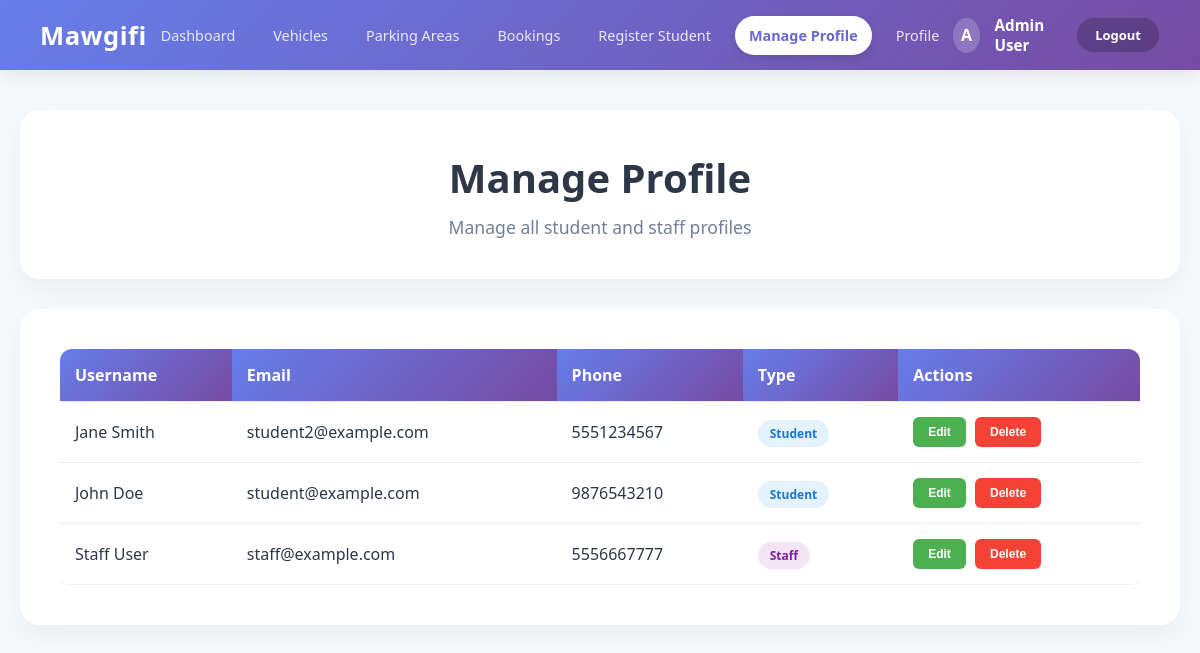
Screenshot of /Moudel1/Admin.php?view=manage (signed in) with the database file from the repository.
### tables this page shows
CREATE TABLE `User` (
    user_id INT AUTO_INCREMENT PRIMARY KEY,
    UserName VARCHAR(100) NOT NULL,
    Email VARCHAR(150) NOT NULL,
    PhoneNumber VARCHAR(20),
    UserType ENUM('admin', 'user', 'staff') DEFAULT 'user',
    created_at TIMESTAMP DEFAULT CURRENT_TIMESTAMP,
    updated_at TIMESTAMP DEFAULT CURRENT_TIMESTAMP ON UPDATE CURRENT_TIMESTAMP,
    password VARCHAR(255) NOT NULL,
    Address TEXT
);

### Moudel1/Admin.php (the view, shortened to what this page needs)
<?php
$username = $_SESSION['username'] ?? 'Admin';
$current_view = isset($_GET['view']) ? $_GET['view'] : 'dashboard';
$conn = getDBConnection();
$stmt = $conn->prepare("SELECT COUNT(*) as count FROM User WHERE UserType = 'user'");
$stmt->execute();
$result = $stmt->get_result();
$row = $result->fetch_assoc();
$total_students = $row['count'];
$stmt = $conn->prepare("SELECT COUNT(*) as count FROM User WHERE UserType = 'staff'");
$stmt->execute();
$result = $stmt->get_result();
$row = $result->fetch_assoc();
$total_staff = $row['count'];
$stmt = $conn->prepare("SELECT COUNT(*) as count FROM Vehicle");
$stmt->execute();
$result = $stmt->get_result();
$row = $result->fetch_assoc();
$total_vehicles = $row['count'];
$all_users = [];
if ($current_view === 'manage') {
    $stmt = $conn->prepare("SELECT user_id, UserName, Email, PhoneNumber, UserType FROM User WHERE UserType != 'admin' ORDER BY UserType, UserName");
    $stmt->execute();
    $result = $stmt->get_result();
    while ($row = $result->fetch_assoc()) {
        $all_users[] = $row;
    }
}
?>
<!DOCTYPE html>
<html lang="en">
<head>
    <link rel="stylesheet" href="Admin.css">
</head>
<body>
    <nav class="navbar">
        <div class="brand">Mawgifi</div>
        <div class="nav-links">
            <a href="Admin.php?view=dashboard" <?php echo $current_view === 'dashboard' ? 'class="active"' : ''; ?>>Dashboard</a>
            <a href="../modules/membership/index.php">Vehicles</a>
            <a href="../modules/parking/index.php">Parking Areas</a>
            <a href="../modules/booking/index.php">Bookings</a>
            <a href="Admin.php?view=register" <?php echo $current_view === 'register' ? 'class="active"' : ''; ?>>Register Student</a>
            <a href="Admin.php?view=manage" <?php echo $current_view === 'manage' ? 'class="active"' : ''; ?>>Manage Profile</a>
            <a href="Admin.php?view=profile" <?php echo $current_view === 'profile' ? 'class="active"' : ''; ?>>Profile</a>
        </div>
        <div class="user-profile">
            <div class="avatar-circle"><?php echo strtoupper(substr($username, 0, 1)); ?></div>
            <span class="user-name"><?php echo htmlspecialchars($username); ?></span>
            <a href="../logout.php" class="logout-btn">Logout</a>
        </div>
    </nav>
    <div class="container">
        <?php if ($current_view === 'dashboard'): ?>
        <div class="dashboard-welcome">
            <h2>Welcome Back, <?php echo htmlspecialchars($username); ?>!</h2>
            <p>Manage the Mawgifi parking system</p>
        </div>
        <div class="modules-grid">
            <a href="../modules/membership/index.php" class="module-card m1">
                <div class="module-icon">🚗</div>
                <h3>Vehicles</h3>
                <p>Manage user memberships, profiles, and vehicle registrations.</p>
            </a>
            <a href="../modules/parking/index.php" class="module-card m2">
                <div class="module-icon">🅿️</div>
                <h3>Parking Areas</h3>
                <p>Manage parking areas, spaces, and monitor availability status.</p>
            </a>
            <a href="../modules/booking/index.php" class="module-card m3">
                <div class="module-icon">📋</div>
                <h3>Bookings</h3>
                <p>Oversee parking bookings and manage QR code access systems.</p>
            </a>
        </div>
        <div class="stats-section">
            <div class="stat-card">
                <div class="stat-number"><?php echo $total_students; ?></div>
                <div class="stat-label">Total Students</div>
            </div>
            <div class="stat-card">
                <div class="stat-number"><?php echo $total_staff; ?></div>
                <div class="stat-label">Total Staff</div>
            </div>
            <div class="stat-card">
                <div class="stat-number"><?php echo $total_vehicles; ?></div>
                <div class="stat-label">Total Vehicles</div>
            </div>
        </div>
        <?php elseif ($current_view === 'manage'): ?>
        <div class="module-header">
            <h1>Manage Profile</h1>
            <p>Manage all student and staff profiles</p>
        </div>
        <div class="content-area">
            <div class="table-container">
                <table class="data-table">
                    <thead>
                        <tr>
                            <th>Username</th>
                            <th>Email</th>
                            <th>Phone</th>
                            <th>Type</th>
                            <th>Actions</th>
                        </tr>
                    </thead>
                    <tbody>
                        <?php if (empty($all_users)): ?>
                            <tr><td colspan="5" style="text-align: center;">No users found</td></tr>
                        <?php else: ?>
                            <?php foreach ($all_users as $user): ?>
                            <tr>
                                <td><?php echo htmlspecialchars($user['UserName']); ?></td>
                                <td><?php echo htmlspecialchars($user['Email']); ?></td>
                                <td><?php echo htmlspecialchars($user['PhoneNumber'] ?? '-'); ?></td>
                                <td><span class="badge <?php echo $user['UserType'] === 'staff' ? 'badge-staff' : 'badge-student'; ?>"><?php echo ucfirst($user['UserType'] === 'user' ? 'Student' : $user['UserType']); ?></span></td>
                                <td>
                                    <button class="btn btn-sm btn-edit" onclick="openEditModal(<?php echo $user['user_id']; ?>, '<?php echo htmlspecialchars($user['UserName']); ?>', '<?php echo htmlspecialchars($user['Email']); ?>', '<?php echo htmlspecialchars($user['PhoneNumber'] ?? ''); ?>', '<?php echo $user['UserType']; ?>')">Edit</button>
                                    <form method="POST" style="display:inline;" onsubmit="return confirm('Are you sure you want to delete this user?');">
                                        <button type="submit" name="delete_user" class="btn btn-sm btn-delete">Delete</button>
                                    </form>
                                </td>
                            </tr>
                            <?php endforeach; ?>
                        <?php endif; ?>
                    </tbody>
                </table>
            </div>
        </div>
        <?php endif; ?>
    </div>
</body>
</html>

### Moudel1/Admin.css (style rules this page uses)
:root { --primary-grad: linear-gradient(135deg, #667eea 0%, #764ba2 100%); --text-dark: #2d3748; --text-light: #718096; --bg-light: #f7fafc; }
* { margin: 0; padding: 0; box-sizing: border-box; }
body { font-family: 'Segoe UI', system-ui, sans-serif; background: var(--bg-light); color: var(--text-dark); }
.navbar { background: var(--primary-grad); color: white; padding: 15px 40px; display: flex; justify-content: space-between; align-items: center; box-shadow: 0 4px 20px rgba(0, 0, 0, 0.1); }
.navbar .brand { font-size: 1.6rem; font-weight: 800; letter-spacing: 0.5px; }
.nav-links { display: flex; gap: 10px; flex-wrap: nowrap; }
.nav-links a { color: rgba(255, 255, 255, 0.85); text-decoration: none; font-weight: 500; padding: 10px 14px; border-radius: 50px; transition: all 0.3s ease; font-size: 0.9rem; white-space: nowrap; }
.nav-links a.active { background: white; color: #6a67ce; font-weight: 700; box-shadow: 0 4px 10px rgba(0, 0, 0, 0.1); }
.user-profile { display: flex; align-items: center; gap: 15px; }
.user-name { font-weight: 600; font-size: 0.95rem; }
.avatar-circle { width: 35px; height: 35px; background: rgba(255, 255, 255, 0.2); border-radius: 50%; display: flex; align-items: center; justify-content: center; font-weight: bold; }
.logout-btn { background: rgba(0, 0, 0, 0.2); color: white; border: 1px solid rgba(255, 255, 255, 0.1); padding: 8px 18px; border-radius: 20px; cursor: pointer; text-decoration: none; font-size: 13px; font-weight: 600; transition: all 0.3s; }
.container { max-width: 1200px; margin: 40px auto; padding: 0 20px; }
.module-header { background: white; padding: 40px; border-radius: 20px; box-shadow: 0 10px 30px rgba(0, 0, 0, 0.05); text-align: center; }
.module-header h1 { font-size: 2.5rem; margin-bottom: 10px; color: var(--text-dark); }
.module-header p { color: var(--text-light); font-size: 1.1rem; }
.content-area { margin-top: 30px; background: white; padding: 40px; border-radius: 20px; box-shadow: 0 10px 30px rgba(0, 0, 0, 0.05); }
.btn { padding: 12px 30px; background: var(--primary-grad); color: white; border: none; border-radius: 10px; font-size: 14px; font-weight: 600; cursor: pointer; transition: all 0.3s; }
.table-container { overflow-x: auto; }
.data-table { width: 100%; border-collapse: collapse; background: white; border-radius: 12px; overflow: hidden; box-shadow: 0 2px 10px rgba(0, 0, 0, 0.05); }
.data-table th, .data-table td { padding: 15px; text-align: left; border-bottom: 1px solid #eee; }
.data-table th { background: linear-gradient(135deg, #667eea 0%, #764ba2 100%); color: white; font-weight: 600; }
.badge { padding: 5px 12px; border-radius: 20px; font-size: 12px; font-weight: 600; }
.badge-student { background: #e3f2fd; color: #1976d2; }
.badge-staff { background: #f3e5f5; color: #7b1fa2; }
.btn-sm { padding: 8px 15px; font-size: 12px; }
.btn-edit { background: #4caf50; color: white; border: none; border-radius: 6px; cursor: pointer; margin-right: 5px; }
.btn-delete { background: #f44336; color: white; border: none; border-radius: 6px; cursor: pointer; }

### rows the page displays
user: UserName "Jane Smith", Email "student2@example.com", PhoneNumber "5551234567", UserType "Student"
user: UserName "John Doe", Email "student@example.com", PhoneNumber "9876543210", UserType "Student"
user: UserName "Staff User", Email "staff@example.com", PhoneNumber "5556667777", UserType "Staff"

### other values shown
substr($username, 0, 1) "A"
$username "Admin User"
